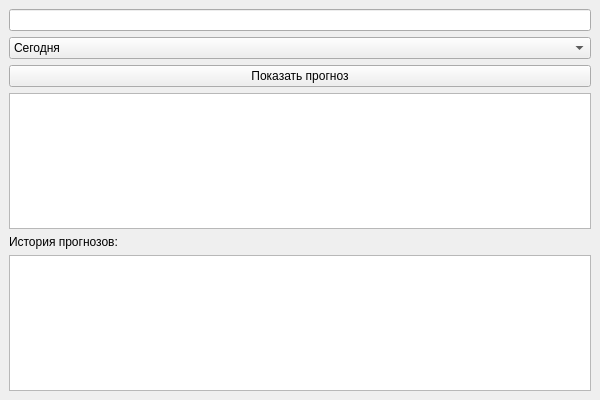
<?xml version="1.0" encoding="UTF-8"?>
<ui version="4.0">
 <class>MainWindow</class>
 <widget class="QMainWindow" name="MainWindow">
  <property name="geometry">
   <rect><x>0</x><y>0</y><width>600</width><height>400</height></rect>
  </property>
  <property name="windowTitle"><string>Weather App with History</string></property>
  <widget class="QWidget" name="centralwidget">
   <layout class="QVBoxLayout" name="verticalLayout">
    <item><widget class="QLineEdit" name="cityLineEdit"/></item>
    <item>
     <widget class="QComboBox" name="rangeComboBox">
      <item><property name="text"><string>Сегодня</string></property></item>
      <item><property name="text"><string>Завтра</string></property></item>
      <item><property name="text"><string>3 дня</string></property></item>
     </widget>
    </item>
    <item><widget class="QPushButton" name="getWeatherBtn"><property name="text"><string>Показать прогноз</string></property></widget></item>
    <item><widget class="QTextEdit" name="resultTextEdit"/></item>
    <item><widget class="QLabel" name="label"><property name="text"><string>История прогнозов:</string></property></widget></item>
    <item><widget class="QTextEdit" name="historyTextEdit"><property name="readOnly"><bool>true</bool></property></widget></item>
   </layout>
  </widget>
 </widget>
 <resources/>
 <connections/>
</ui>
